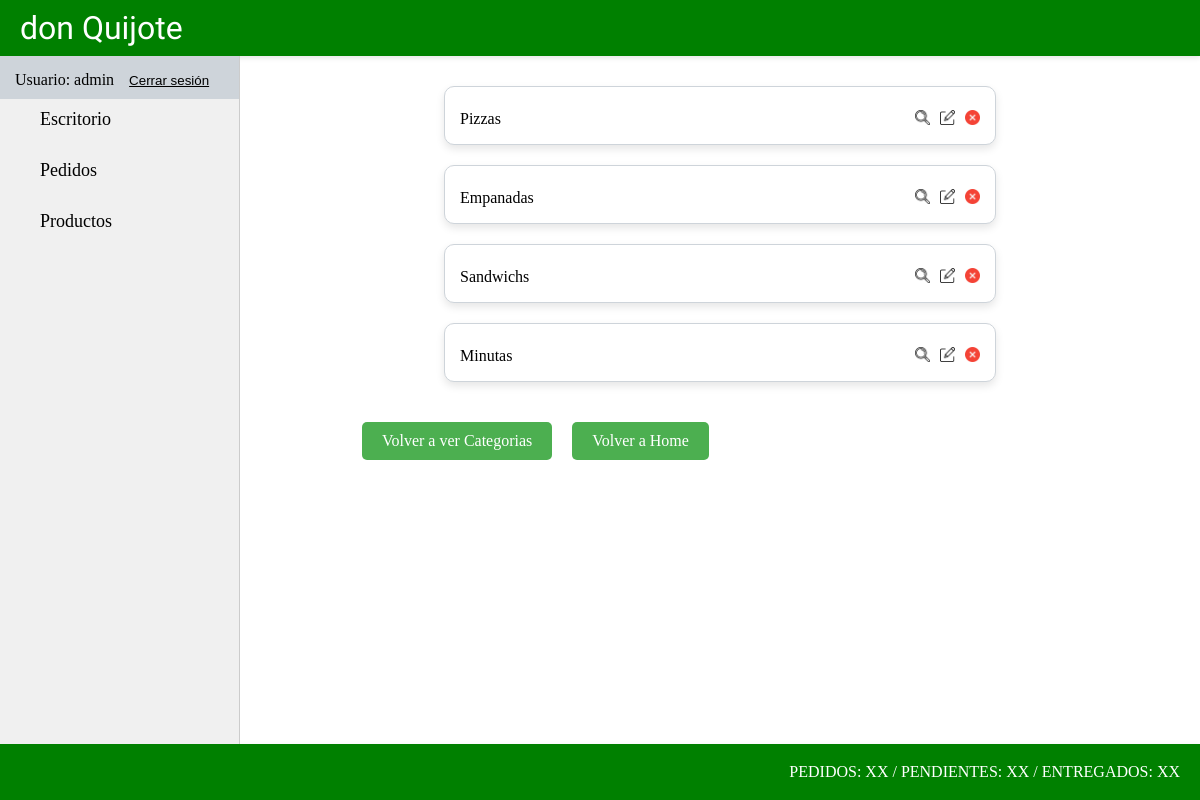
/producto/productocategoria/list/ (signed in), run on the app's committed database.
### producto/models.py (models this page shows, shortened)
class ProductoCategoria(models.Model):
    nombre = models.CharField(max_length=50)

### producto/views.py (the view)
# urls.py: path("productocategoria/list/", views.ProductoCategoriaList.as_view(), name="productocategoria_list"),
class ProductoCategoriaList(LoginRequiredMixin, ListView):
    model = models.ProductoCategoria
    def get_queryset(self) -> QuerySet:
        if self.request.GET.get("consulta"):
            consulta = self.request.GET.get("consulta")
            object_list = models.ProductoCategoria.objects.filter(nombre__icontains=consulta)
        else:
            object_list = models.ProductoCategoria.objects.all()
        return object_list

### producto/templates/producto/productocategoria_list.html
{% extends 'core/base.html' %}
{% load static %}
{% block section %}
    {% for categoria in object_list %}
        <div class="conteiner-categorias2">
            <div class="card-categoria2">
                <div class="categoria2-opciones">
                    <p class="categoria-nombre">{{categoria.nombre}}</p>
                    <div class="categoria-opc">
                        <a href="{% url 'producto:productocategoria_detail' categoria.id %}"><img class="icono-opcion-producto" src="{% static 'core/img/lupa.webp' %}" alt="Detalle Producto"></a>
                        <a href="{% url 'producto:productocategoria_update' categoria.id %}"><img class="icono-opcion-producto" src="{% static 'core/img/editar.webp' %}" alt="Detalle Producto"></a>
                        <a href="{% url 'producto:productocategoria_delete' categoria.id %}"><img class="icono-opcion-producto" src="{% static 'core/img/eliminar.webp' %}" alt="Detalle Producto"></a>
                    </div>
                </div>
            </div>
        </div>
    {% endfor %}
    <div class="container-link-crud-productos">
        <a class="link-crud-productos" href="{% url 'producto:productocategoria_list' %}">Volver a ver Categorias</a>
        <a class="link-crud-productos" href="{% url 'core:home' %}">Volver a Home</a>
    </div>
{% endblock section %}

### core/templates/core/components/navbar.html (shortened to what this page needs)
<nav class="container-nav">
    <ul class="list-app">
        {% if user.is_authenticated %}
            <div class="usuario-logout">
                <li class="list-link"><a>Usuario: {{ user.username }}</a></li>
                <li>
                    <form action="{% url 'core:logout' %}" method="post">
                        <button type="submit" class="btn-logout"><u>Cerrar sesión</u></button>
                    </form>
                </li>
            </div>
            <li class="list-link"><a class="link-app" href="{% url 'core:home' %}">Escritorio</a></li>
            <li class="list-link"><a class="link-app" href="{% url 'pedidos:pedido_list' %}">Pedidos</a></li>
            <li class="list-link"><a class="link-app" href="{% url 'producto:home' %}">Productos</a></li>
        {% else %}
            <li class="list-link"><a class="link-app" href="{% url 'core:login' %}">Login</a></li>
        {% endif %}
    </ul>
</nav>

### core/static/core/css/styles.css (style rules this page uses)
* { padding: 0; margin: 0; box-sizing: border-box; }
.container-nav { width: 20%; height: 86vh; background-color: #f0f0f0; float: left; overflow-y: auto; border-right: 1px solid #ccc; }
.list-app { list-style: none; padding: 0; }
.list-link { margin-bottom: 10px; }
.link-app { color: #000; text-decoration: none; font-size: 18px; display: block; padding: 10px 40px; transition: background-color 0.3s ease; }
.container-link-crud-productos { display: flex; margin-left: 10%; margin-top: 30px; margin-bottom: 60px; }
.link-crud-productos { display: inline-block; text-decoration: none; background-color: #4CAF50; color: white; padding: 10px 20px; margin: 0 10px; border: none; border-radius: 5px; transition: background-color 0.3s; }
.icono-opcion-producto { width: 15px; height: 15px; }
.conteiner-categorias2 { display: flex; justify-content: center; }
.card-categoria2 { width: 60%; margin: 10px; padding: 15px; border-radius: 10px; border: 1px solid #ced4da; background-color: #ffffff; box-shadow: 0 4px 8px rgba(0, 0, 0, 0.1); transition: transform 0.2s ease-in-out, box-shadow 0.2s ease-in-out; }
.categoria2-opciones { margin-top: 8px; display: grid; grid-template-columns: 50% 50%; grid-template-rows: 80%; grid-template-areas: "nomc opcc"; }
.categoria-nombre { grid-area: nomc; }
.categoria-opc { grid-area: opcc; display: flex; justify-content: flex-end; column-gap: 10px; }
.usuario-logout { display: flex; column-gap: 15px; padding-left: 15px; padding-top: 15px; background-color: #ced4da; }
.btn-logout { border: none; background-color: #ced4da; }

### data on the page
ProductoCategoria: nombre "Pizzas"
ProductoCategoria: nombre "Empanadas"
ProductoCategoria: nombre "Sandwichs"
ProductoCategoria: nombre "Minutas"

### other printed values
{{ user.username }} "admin"
